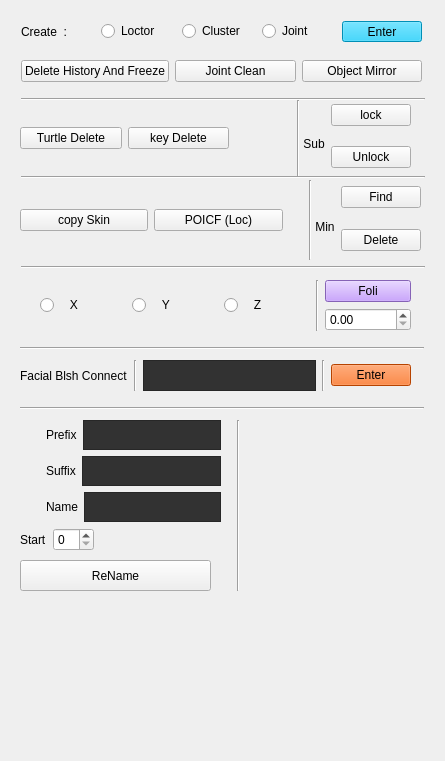
<?xml version="1.0" encoding="UTF-8"?>
<ui version="4.0">
 <class>Form</class>
 <widget class="QWidget" name="Form">
  <property name="geometry">
   <rect>
    <x>0</x>
    <y>0</y>
    <width>445</width>
    <height>761</height>
   </rect>
  </property>
  <property name="minimumSize">
   <size>
    <width>445</width>
    <height>600</height>
   </size>
  </property>
  <property name="maximumSize">
   <size>
    <width>1000</width>
    <height>1000</height>
   </size>
  </property>
  <property name="windowTitle">
   <string>Form</string>
  </property>
  <widget class="Line" name="line_5">
   <property name="geometry">
    <rect>
     <x>20</x>
     <y>400</y>
     <width>404</width>
     <height>16</height>
    </rect>
   </property>
   <property name="orientation">
    <enum>Qt::Horizontal</enum>
   </property>
  </widget>
  <widget class="Line" name="line_10">
   <property name="geometry">
    <rect>
     <x>20</x>
     <y>340</y>
     <width>404</width>
     <height>16</height>
    </rect>
   </property>
   <property name="orientation">
    <enum>Qt::Horizontal</enum>
   </property>
  </widget>
  <widget class="Line" name="line_11">
   <property name="geometry">
    <rect>
     <x>230</x>
     <y>420</y>
     <width>16</width>
     <height>171</height>
    </rect>
   </property>
   <property name="orientation">
    <enum>Qt::Vertical</enum>
   </property>
  </widget>
  <widget class="QPushButton" name="pushButton">
   <property name="geometry">
    <rect>
     <x>20</x>
     <y>560</y>
     <width>191</width>
     <height>31</height>
    </rect>
   </property>
   <property name="text">
    <string>ReName</string>
   </property>
  </widget>
  <widget class="Line" name="line_3">
   <property name="geometry">
    <rect>
     <x>21</x>
     <y>259</y>
     <width>404</width>
     <height>16</height>
    </rect>
   </property>
   <property name="orientation">
    <enum>Qt::Horizontal</enum>
   </property>
  </widget>
  <widget class="Line" name="line">
   <property name="geometry">
    <rect>
     <x>21</x>
     <y>169</y>
     <width>404</width>
     <height>16</height>
    </rect>
   </property>
   <property name="orientation">
    <enum>Qt::Horizontal</enum>
   </property>
  </widget>
  <widget class="QWidget" name="">
   <property name="geometry">
    <rect>
     <x>21</x>
     <y>21</y>
     <width>401</width>
     <height>21</height>
    </rect>
   </property>
   <layout class="QHBoxLayout" name="Create_Layout">
    <item>
     <widget class="QLabel" name="create_lb">
      <property name="text">
       <string>Create  :</string>
      </property>
      <property name="buddy">
       <cstring>create_Enter_bt</cstring>
      </property>
     </widget>
    </item>
    <item>
     <widget class="QRadioButton" name="create_Loc_rbt">
      <property name="text">
       <string>Loctor</string>
      </property>
     </widget>
    </item>
    <item>
     <widget class="QRadioButton" name="create_Clu_rbt">
      <property name="text">
       <string>Cluster</string>
      </property>
     </widget>
    </item>
    <item>
     <widget class="QRadioButton" name="create_Jnt_rbt">
      <property name="text">
       <string>Joint</string>
      </property>
     </widget>
    </item>
    <item>
     <widget class="QPushButton" name="create_Enter_bt">
      <property name="acceptDrops">
       <bool>false</bool>
      </property>
      <property name="styleSheet">
       <string notr="true">background-color:rgb(0, 200, 255);
color: rgb(0, 0, 0);</string>
      </property>
      <property name="text">
       <string>Enter</string>
      </property>
     </widget>
    </item>
   </layout>
  </widget>
  <widget class="QWidget" name="">
   <property name="geometry">
    <rect>
     <x>21</x>
     <y>56</y>
     <width>401</width>
     <height>31</height>
    </rect>
   </property>
   <layout class="QGridLayout" name="gridLayout">
    <item row="0" column="0">
     <widget class="QPushButton" name="deleteHistoryAndFreeze_bt">
      <property name="text">
       <string>Delete History And Freeze</string>
      </property>
     </widget>
    </item>
    <item row="0" column="1">
     <widget class="QPushButton" name="handJointClean_bt">
      <property name="text">
       <string>Joint Clean</string>
      </property>
     </widget>
    </item>
    <item row="0" column="2">
     <widget class="QPushButton" name="objectMirror_bt">
      <property name="text">
       <string>Object Mirror</string>
      </property>
     </widget>
    </item>
   </layout>
  </widget>
  <widget class="Line" name="line_4">
   <property name="geometry">
    <rect>
     <x>21</x>
     <y>91</y>
     <width>404</width>
     <height>16</height>
    </rect>
   </property>
   <property name="orientation">
    <enum>Qt::Horizontal</enum>
   </property>
  </widget>
  <widget class="QWidget" name="">
   <property name="geometry">
    <rect>
     <x>20</x>
     <y>100</y>
     <width>391</width>
     <height>77</height>
    </rect>
   </property>
   <layout class="QGridLayout" name="gridLayout_2">
    <item row="0" column="3" rowspan="4" colspan="2">
     <widget class="Line" name="line_2">
      <property name="orientation">
       <enum>Qt::Vertical</enum>
      </property>
     </widget>
    </item>
    <item row="1" column="1" rowspan="2">
     <widget class="QPushButton" name="keydelete_bt">
      <property name="text">
       <string>key Delete</string>
      </property>
     </widget>
    </item>
    <item row="0" column="5" rowspan="2">
     <widget class="QPushButton" name="sub_lock_bt">
      <property name="text">
       <string>lock</string>
      </property>
     </widget>
    </item>
    <item row="2" column="5" rowspan="2">
     <widget class="QPushButton" name="sub_unlock_bt">
      <property name="text">
       <string>Unlock</string>
      </property>
     </widget>
    </item>
    <item row="2" column="4">
     <widget class="QLabel" name="sub_lb">
      <property name="layoutDirection">
       <enum>Qt::LeftToRight</enum>
      </property>
      <property name="text">
       <string>Sub</string>
      </property>
      <property name="alignment">
       <set>Qt::AlignCenter</set>
      </property>
     </widget>
    </item>
    <item row="3" column="0" colspan="3">
     <spacer name="button02_Spacer02">
      <property name="orientation">
       <enum>Qt::Horizontal</enum>
      </property>
      <property name="sizeHint" stdset="0">
       <size>
        <width>268</width>
        <height>20</height>
       </size>
      </property>
     </spacer>
    </item>
    <item row="0" column="0" colspan="2">
     <spacer name="button02_Spacer01">
      <property name="orientation">
       <enum>Qt::Horizontal</enum>
      </property>
      <property name="sizeHint" stdset="0">
       <size>
        <width>268</width>
        <height>20</height>
       </size>
      </property>
     </spacer>
    </item>
    <item row="0" column="2" rowspan="3">
     <spacer name="button02_Spacer03">
      <property name="orientation">
       <enum>Qt::Vertical</enum>
      </property>
      <property name="sizeHint" stdset="0">
       <size>
        <width>17</width>
        <height>60</height>
       </size>
      </property>
     </spacer>
    </item>
    <item row="1" column="0" rowspan="2">
     <widget class="QPushButton" name="turtledelete_bt">
      <property name="text">
       <string>Turtle Delete</string>
      </property>
     </widget>
    </item>
   </layout>
  </widget>
  <widget class="QWidget" name="">
   <property name="geometry">
    <rect>
     <x>20</x>
     <y>180</y>
     <width>401</width>
     <height>80</height>
    </rect>
   </property>
   <layout class="QGridLayout" name="gridLayout_3">
    <item row="0" column="0" colspan="2">
     <spacer name="button02_Spacer04">
      <property name="orientation">
       <enum>Qt::Horizontal</enum>
      </property>
      <property name="sizeHint" stdset="0">
       <size>
        <width>268</width>
        <height>20</height>
       </size>
      </property>
     </spacer>
    </item>
    <item row="0" column="2" rowspan="4">
     <spacer name="button02_Spacer06">
      <property name="orientation">
       <enum>Qt::Vertical</enum>
      </property>
      <property name="sizeHint" stdset="0">
       <size>
        <width>20</width>
        <height>78</height>
       </size>
      </property>
     </spacer>
    </item>
    <item row="0" column="3" rowspan="4" colspan="2">
     <widget class="Line" name="line_6">
      <property name="orientation">
       <enum>Qt::Vertical</enum>
      </property>
     </widget>
    </item>
    <item row="0" column="5" rowspan="2">
     <widget class="QPushButton" name="min_find_bt">
      <property name="text">
       <string>Find</string>
      </property>
     </widget>
    </item>
    <item row="1" column="0" rowspan="2">
     <widget class="QPushButton" name="copyskin_bt">
      <property name="text">
       <string>copy Skin</string>
      </property>
     </widget>
    </item>
    <item row="1" column="1" rowspan="2">
     <widget class="QPushButton" name="polcf_loc_bt">
      <property name="text">
       <string>POICF (Loc)</string>
      </property>
     </widget>
    </item>
    <item row="2" column="4">
     <widget class="QLabel" name="min_lb">
      <property name="layoutDirection">
       <enum>Qt::LeftToRight</enum>
      </property>
      <property name="text">
       <string>Min</string>
      </property>
      <property name="alignment">
       <set>Qt::AlignCenter</set>
      </property>
     </widget>
    </item>
    <item row="2" column="5" rowspan="2">
     <widget class="QPushButton" name="min_delete_bt">
      <property name="text">
       <string>Delete</string>
      </property>
     </widget>
    </item>
    <item row="3" column="0" colspan="2">
     <spacer name="button02_Spacer05">
      <property name="orientation">
       <enum>Qt::Horizontal</enum>
      </property>
      <property name="sizeHint" stdset="0">
       <size>
        <width>268</width>
        <height>20</height>
       </size>
      </property>
     </spacer>
    </item>
   </layout>
  </widget>
  <widget class="QWidget" name="">
   <property name="geometry">
    <rect>
     <x>20</x>
     <y>280</y>
     <width>391</width>
     <height>51</height>
    </rect>
   </property>
   <layout class="QGridLayout" name="gridLayout_4">
    <item row="1" column="5">
     <widget class="QDoubleSpinBox" name="foli_spin_rbt"/>
    </item>
    <item row="0" column="1" rowspan="2">
     <widget class="QRadioButton" name="foli_x_rbt">
      <property name="text">
       <string>   X</string>
      </property>
     </widget>
    </item>
    <item row="0" column="2" rowspan="2">
     <widget class="QRadioButton" name="foli_y_rbt">
      <property name="text">
       <string>   Y</string>
      </property>
     </widget>
    </item>
    <item row="0" column="5">
     <widget class="QPushButton" name="foli_bt">
      <property name="styleSheet">
       <string notr="true">background-color: rgb(187, 138, 255);
color: rgb(0, 0, 0);</string>
      </property>
      <property name="text">
       <string>Foli</string>
      </property>
     </widget>
    </item>
    <item row="0" column="0" rowspan="2">
     <spacer name="verticalSpacer">
      <property name="orientation">
       <enum>Qt::Vertical</enum>
      </property>
      <property name="sizeHint" stdset="0">
       <size>
        <width>20</width>
        <height>40</height>
       </size>
      </property>
     </spacer>
    </item>
    <item row="0" column="4" rowspan="2">
     <widget class="Line" name="line_7">
      <property name="orientation">
       <enum>Qt::Vertical</enum>
      </property>
     </widget>
    </item>
    <item row="0" column="3" rowspan="2">
     <widget class="QRadioButton" name="foli_z_rbt">
      <property name="text">
       <string>   Z</string>
      </property>
     </widget>
    </item>
   </layout>
  </widget>
  <widget class="QWidget" name="">
   <property name="geometry">
    <rect>
     <x>20</x>
     <y>360</y>
     <width>391</width>
     <height>31</height>
    </rect>
   </property>
   <layout class="QHBoxLayout" name="horizontalLayout_2">
    <item>
     <widget class="QLabel" name="findingNode_lb">
      <property name="text">
       <string>Facial Blsh Connect</string>
      </property>
     </widget>
    </item>
    <item>
     <widget class="Line" name="line_9">
      <property name="orientation">
       <enum>Qt::Vertical</enum>
      </property>
     </widget>
    </item>
    <item>
     <widget class="QTextEdit" name="findingnode_TextF_txf">
      <property name="styleSheet">
       <string notr="true">background-color: rgb(50, 50, 50)</string>
      </property>
      <property name="html">
       <string>&lt;!DOCTYPE HTML PUBLIC &quot;-//W3C//DTD HTML 4.0//EN&quot; &quot;http://www.w3.org/TR/REC-html40/strict.dtd&quot;&gt;
&lt;html&gt;&lt;head&gt;&lt;meta name=&quot;qrichtext&quot; content=&quot;1&quot; /&gt;&lt;style type=&quot;text/css&quot;&gt;
p, li { white-space: pre-wrap; }
&lt;/style&gt;&lt;/head&gt;&lt;body style=&quot; font-family:'Gulim'; font-size:9pt; font-weight:400; font-style:normal;&quot;&gt;
&lt;p align=&quot;center&quot; style=&quot;-qt-paragraph-type:empty; margin-top:0px; margin-bottom:0px; margin-left:0px; margin-right:0px; -qt-block-indent:0; text-indent:0px;&quot;&gt;&lt;br /&gt;&lt;/p&gt;&lt;/body&gt;&lt;/html&gt;</string>
      </property>
     </widget>
    </item>
    <item>
     <widget class="Line" name="line_8">
      <property name="orientation">
       <enum>Qt::Vertical</enum>
      </property>
     </widget>
    </item>
    <item>
     <widget class="QPushButton" name="findingNodeEnter_bt">
      <property name="acceptDrops">
       <bool>false</bool>
      </property>
      <property name="styleSheet">
       <string notr="true">background-color: rgb(255, 94, 0);
color: rgb(0, 0, 0);</string>
      </property>
      <property name="text">
       <string>Enter</string>
      </property>
     </widget>
    </item>
   </layout>
  </widget>
  <widget class="QWidget" name="">
   <property name="geometry">
    <rect>
     <x>20</x>
     <y>420</y>
     <width>201</width>
     <height>131</height>
    </rect>
   </property>
   <layout class="QGridLayout" name="gridLayout_5">
    <item row="0" column="0">
     <spacer name="button02_Spacer06_2">
      <property name="orientation">
       <enum>Qt::Vertical</enum>
      </property>
      <property name="sizeHint" stdset="0">
       <size>
        <width>20</width>
        <height>78</height>
       </size>
      </property>
     </spacer>
    </item>
    <item row="0" column="1">
     <layout class="QVBoxLayout" name="verticalLayout">
      <item>
       <layout class="QHBoxLayout" name="horizontalLayout_5">
        <item>
         <widget class="QLabel" name="Prefix_LB">
          <property name="text">
           <string>Prefix</string>
          </property>
         </widget>
        </item>
        <item>
         <widget class="QTextEdit" name="SF_rename_Prefix">
          <property name="styleSheet">
           <string notr="true">background-color: rgb(50, 50, 50)</string>
          </property>
          <property name="html">
           <string>&lt;!DOCTYPE HTML PUBLIC &quot;-//W3C//DTD HTML 4.0//EN&quot; &quot;http://www.w3.org/TR/REC-html40/strict.dtd&quot;&gt;
&lt;html&gt;&lt;head&gt;&lt;meta name=&quot;qrichtext&quot; content=&quot;1&quot; /&gt;&lt;style type=&quot;text/css&quot;&gt;
p, li { white-space: pre-wrap; }
&lt;/style&gt;&lt;/head&gt;&lt;body style=&quot; font-family:'Gulim'; font-size:9pt; font-weight:400; font-style:normal;&quot;&gt;
&lt;p align=&quot;center&quot; style=&quot;-qt-paragraph-type:empty; margin-top:0px; margin-bottom:0px; margin-left:0px; margin-right:0px; -qt-block-indent:0; text-indent:0px;&quot;&gt;&lt;br /&gt;&lt;/p&gt;&lt;/body&gt;&lt;/html&gt;</string>
          </property>
         </widget>
        </item>
       </layout>
      </item>
      <item>
       <layout class="QHBoxLayout" name="horizontalLayout_4">
        <item>
         <widget class="QLabel" name="Suffix_LB">
          <property name="text">
           <string>Suffix</string>
          </property>
         </widget>
        </item>
        <item>
         <widget class="QTextEdit" name="SF_rename_Suffix">
          <property name="styleSheet">
           <string notr="true">background-color: rgb(50, 50, 50)</string>
          </property>
          <property name="html">
           <string>&lt;!DOCTYPE HTML PUBLIC &quot;-//W3C//DTD HTML 4.0//EN&quot; &quot;http://www.w3.org/TR/REC-html40/strict.dtd&quot;&gt;
&lt;html&gt;&lt;head&gt;&lt;meta name=&quot;qrichtext&quot; content=&quot;1&quot; /&gt;&lt;style type=&quot;text/css&quot;&gt;
p, li { white-space: pre-wrap; }
&lt;/style&gt;&lt;/head&gt;&lt;body style=&quot; font-family:'Gulim'; font-size:9pt; font-weight:400; font-style:normal;&quot;&gt;
&lt;p align=&quot;center&quot; style=&quot;-qt-paragraph-type:empty; margin-top:0px; margin-bottom:0px; margin-left:0px; margin-right:0px; -qt-block-indent:0; text-indent:0px;&quot;&gt;&lt;br /&gt;&lt;/p&gt;&lt;/body&gt;&lt;/html&gt;</string>
          </property>
         </widget>
        </item>
       </layout>
      </item>
      <item>
       <layout class="QHBoxLayout" name="horizontalLayout_3">
        <item>
         <widget class="QLabel" name="Name_LB">
          <property name="text">
           <string>Name</string>
          </property>
         </widget>
        </item>
        <item>
         <widget class="QTextEdit" name="SF_rename_Name">
          <property name="styleSheet">
           <string notr="true">background-color: rgb(50, 50, 50)</string>
          </property>
          <property name="html">
           <string>&lt;!DOCTYPE HTML PUBLIC &quot;-//W3C//DTD HTML 4.0//EN&quot; &quot;http://www.w3.org/TR/REC-html40/strict.dtd&quot;&gt;
&lt;html&gt;&lt;head&gt;&lt;meta name=&quot;qrichtext&quot; content=&quot;1&quot; /&gt;&lt;style type=&quot;text/css&quot;&gt;
p, li { white-space: pre-wrap; }
&lt;/style&gt;&lt;/head&gt;&lt;body style=&quot; font-family:'Gulim'; font-size:9pt; font-weight:400; font-style:normal;&quot;&gt;
&lt;p align=&quot;center&quot; style=&quot;-qt-paragraph-type:empty; margin-top:0px; margin-bottom:0px; margin-left:0px; margin-right:0px; -qt-block-indent:0; text-indent:0px;&quot;&gt;&lt;br /&gt;&lt;/p&gt;&lt;/body&gt;&lt;/html&gt;</string>
          </property>
         </widget>
        </item>
       </layout>
      </item>
     </layout>
    </item>
    <item row="1" column="0" colspan="2">
     <layout class="QHBoxLayout" name="horizontalLayout">
      <item>
       <widget class="QLabel" name="label_4">
        <property name="text">
         <string>Start</string>
        </property>
       </widget>
      </item>
      <item>
       <widget class="QSpinBox" name="spinBox"/>
      </item>
      <item>
       <spacer name="button02_Spacer05_2">
        <property name="orientation">
         <enum>Qt::Horizontal</enum>
        </property>
        <property name="sizeHint" stdset="0">
         <size>
          <width>108</width>
          <height>20</height>
         </size>
        </property>
       </spacer>
      </item>
     </layout>
    </item>
   </layout>
  </widget>
 </widget>
 <resources/>
 <connections/>
</ui>
